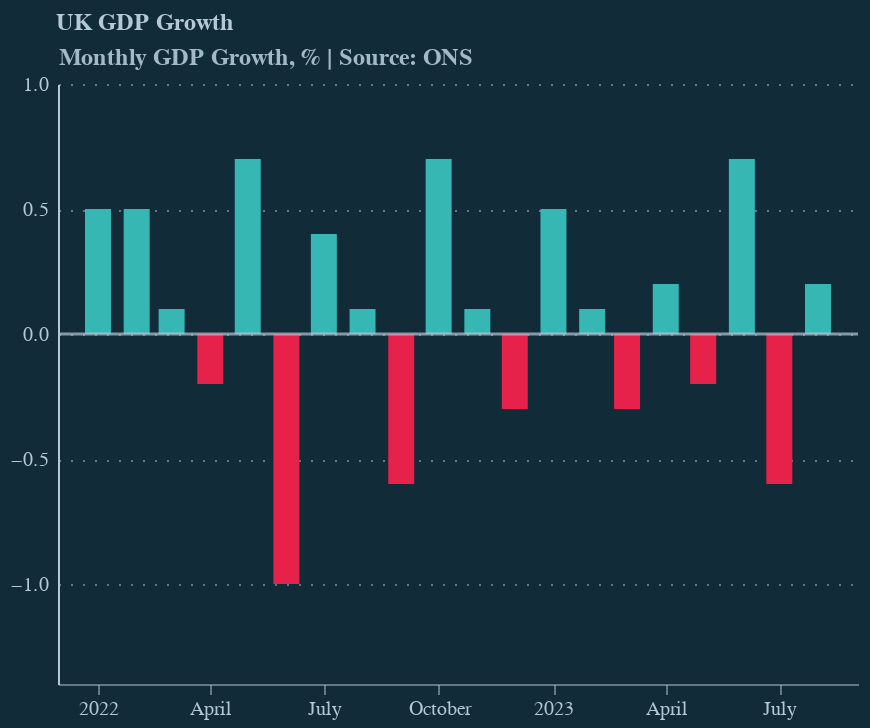

Notebook code cell kept with this figure:
### Code cell
# Create bar chart of recent monthly GDP growth

chart = alt.Chart(df_ecyx[df_ecyx['date'] >= '2022-01-01']).mark_bar(width=13).encode(
    x=alt.X(
        'date:T',
        axis=alt.Axis(
            labelColor=detail,
            tickColor=detail,
            domainColor=detail,
            domainOpacity=0.5,
            grid=False,
            labelAngle=0,
            tickCount=10,
            tickOpacity=0.5,
            title=None
        ),
        scale=alt.Scale(padding=20)
    ),
    y=alt.Y(
        'value:Q',
        axis=alt.Axis(
            labelColor=detail,
            tickColor=detail,
            domainColor=detail,
            gridColor=detail,
            gridDash=[1, 5],
            gridOpacity=0.5,
            labelPadding=5,
            tickCount=7,
            tickOpacity=0.5,
            ticks=False,
            title='Monthly GDP Growth, % | Source: ONS',
            titleAlign='left',
            titleAngle=0,
            titleBaseline='bottom',
            titleColor=detail,
            titleFontSize=12,
            titleOpacity=0.9,
            titleX=0,
            titleY=-7
        ),
        scale=alt.Scale(zero=False, padding=35)
    ),
    # conditionally set colour of bar positive or negative value
    color=alt.condition(
        alt.datum.value > 0,
        alt.value(bar_positive),
        alt.value(bar_neagtive)
    )
).properties(
    width = 400,
    height = 300,
    title = 'UK GDP Growth'
)

######

# Add a point on at the last data point
# First filter the data to get the last data point
# Then add a point on the chart
last_point = df_ecyx[df_ecyx['date'] == df_ecyx['date'].max()]

# text_value = alt.Chart(last_point).mark_point(color=bar_positive, size=60, opacity=0.9, filled=True).encode(
#     x=alt.X('date:T'),
#     y=alt.Y('value:Q')
# )

# Now let's add text to the point
# add a column to `last_point` dataframe with the text we want to display
last_point['text'] = last_point['value'].apply(lambda x: f'{x:.1f}%')

text_value = alt.Chart(last_point).mark_text(
    align='left',
    baseline='middle',
    dx=-5,
    dy=-9,
    color=detail,
    fontSize=13,
).encode(
    x=alt.X('date:T'),
    y=alt.Y('value:Q'),
    text='text'
)

text_month = text_value.mark_text(
    align='left',
    baseline='middle',
    dx=-5,
    dy=-25,
    color=detail,
    fontSize=13,
).encode(
    text='month'
)

########

# add a line at y=0
chart += alt.Chart(pd.DataFrame({'y': [0]})).mark_rule(color=detail, size=1.5, opacity=0.7).encode(y='y')

chart = chart.configure(
    font='Circular Std',
    background=background
).configure_title(
    anchor='start',
    dx=23,
    fontSize=12,
    subtitleFontSize=12,
    color=detail,
    subtitleColor='#000000'
).configure_view(
    stroke=None
)

chart.display()

### Figure 1 — Vega-Lite specification as saved in the notebook (floating-point values rounded to 4 significant figures)
{"config": {"view": {"continuousWidth": 300, "continuousHeight": 300, "stroke": null}, "background": "#122b39", "font": "Circular Std", "title": {"anchor": "start", "color": "#b4c8d8", "dx": 23, "fontSize": 12, "subtitleColor": "#000000", "subtitleFontSize": 12}}, "layer": [{"data": {"name": "data-95c71fe11be8a9daffcfecbcd8deb417"}, "mark": {"type": "bar", "width": 13}, "encoding": {"color": {"condition": {"test": "(datum.value > 0)", "value": "#36b7b4"}, "value": "#e6224b"}, "x": {"axis": {"domainColor": "#b4c8d8", "domainOpacity": 0.5, "grid": false, "labelAngle": 0, "labelColor": "#b4c8d8", "tickColor": "#b4c8d8", "tickCount": 10, "tickOpacity": 0.5, "title": null}, "field": "date", "scale": {"padding": 20}, "type": "temporal"}, "y": {"axis": {"domainColor": "#b4c8d8", "gridColor": "#b4c8d8", "gridDash": [1, 5], "gridOpacity": 0.5, "labelColor": "#b4c8d8", "labelPadding": 5, "tickColor": "#b4c8d8", "tickCount": 7, "tickOpacity": 0.5, "ticks": false, "title": "Monthly GDP Growth, % | Source: ONS", "titleAlign": "left", "titleAngle": 0, "titleBaseline": "bottom", "titleColor": "#b4c8d8", "titleFontSize": 12, "titleOpacity": 0.9, "titleX": 0, "titleY": -7}, "field": "value", "scale": {"padding": 35, "zero": false}, "type": "quantitative"}}, "title": "UK GDP Growth"}, {"data": {"name": "data-06fd9f850666401b4599de5588b60692"}, "mark": {"type": "rule", "color": "#b4c8d8", "opacity": 0.7, "size": 1.5}, "encoding": {"y": {"field": "y", "type": "quantitative"}}}], "height": 300, "width": 400, "$schema": "https://vega.github.io/schema/vega-lite/v5.8.0.json", "datasets": {"data-95c71fe11be8a9daffcfecbcd8deb417": [{"date": "2022-01-01T00:00:00", "month": "January", "value": 0.5, "year": "2022"}, {"date": "2022-02-01T00:00:00", "month": "February", "value": 0.5, "year": "2022"}, {"date": "2022-03-01T00:00:00", "month": "March", "value": 0.1, "year": "2022"}, {"date": "2022-04-01T00:00:00", "month": "April", "value": -0.2, "year": "2022"}, {"date": "2022-05-01T00:00:00", "month": "May", "value": 0.7, "year": "2022"}, {"date": "2022-06-01T00:00:00", "month": "June", "value": -1.0, "year": "2022"}, {"date": "2022-07-01T00:00:00", "month": "July", "value": 0.4, "year": "2022"}, {"date": "2022-08-01T00:00:00", "month": "August", "value": 0.1, "year": "2022"}, {"date": "2022-09-01T00:00:00", "month": "September", "value": -0.6, "year": "2022"}, {"date": "2022-10-01T00:00:00", "month": "October", "value": 0.7, "year": "2022"}, {"date": "2022-11-01T00:00:00", "month": "November", "value": 0.1, "year": "2022"}, {"date": "2022-12-01T00:00:00", "month": "December", "value": -0.3, "year": "2022"}, {"date": "2023-01-01T00:00:00", "month": "January", "value": 0.5, "year": "2023"}, {"date": "2023-02-01T00:00:00", "month": "February", "value": 0.1, "year": "2023"}, {"date": "2023-03-01T00:00:00", "month": "March", "value": -0.3, "year": "2023"}, {"date": "2023-04-01T00:00:00", "month": "April", "value": 0.2, "year": "2023"}, {"date": "2023-05-01T00:00:00", "month": "May", "value": -0.2, "year": "2023"}, {"date": "2023-06-01T00:00:00", "month": "June", "value": 0.7, "year": "2023"}, {"date": "2023-07-01T00:00:00", "month": "July", "value": -0.6, "year": "2023"}, {"date": "2023-08-01T00:00:00", "month": "August", "value": 0.2, "year": "2023"}], "data-06fd9f850666401b4599de5588b60692": [{"y": 0}]}}
